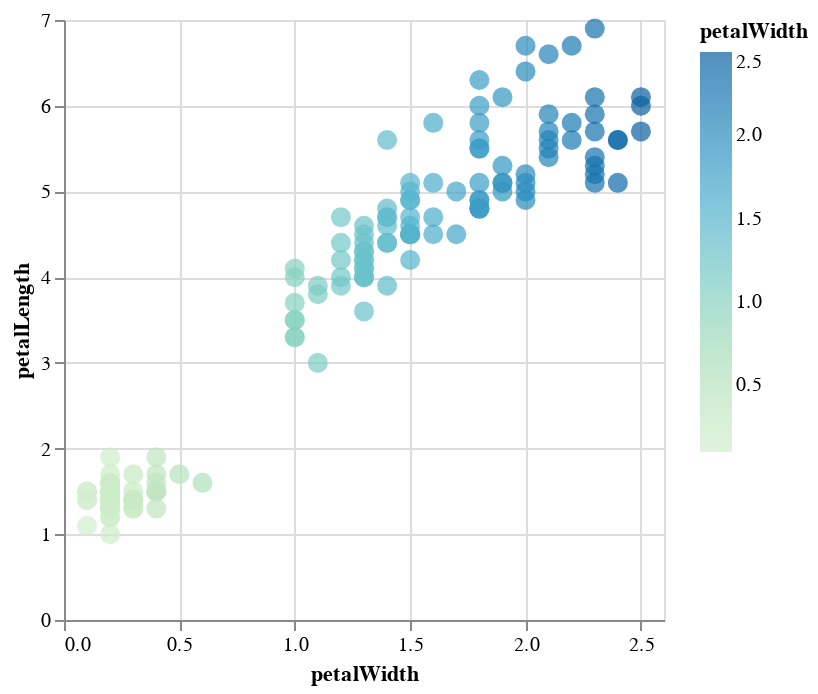

Notebook code for this chart:
### Markdown cell above
You can [change the colorscheme to any of the ones listed here.](https://vega.github.io/vega/docs/schemes/#scheme-reference)

### Code cell
alt.Chart(iris).mark_circle(size=100).encode(
    x='petalWidth',
    y='petalLength',
    color=alt.Color('petalWidth').scale(scheme='greenblue')
)

### Figure 1 — Vega specification as saved in the notebook (floating-point values rounded to 4 significant figures; data arrays with more than 128 entries replaced by an {"elided": "..."} marker saying what was removed)
{"$schema": "https://vega.github.io/schema/vega/v5.json", "data": [{"name": "source_0", "values": {"elided": "150 records"}}, {"name": "source_0_x_domain_petalWidth", "values": [{"min": 0.1, "max": 2.5}]}, {"name": "source_0_y_domain_petalLength", "values": [{"min": 1.0, "max": 6.9}]}, {"name": "source_0_color_domain_petalWidth", "values": [{"min": 0.1, "max": 2.5}]}], "marks": [{"type": "symbol", "name": "marks", "from": {"data": "source_0"}, "encode": {"update": {"y": {"field": "petalLength", "scale": "y"}, "x": {"field": "petalWidth", "scale": "x"}, "shape": {"value": "circle"}, "size": {"value": 100}, "opacity": {"value": 0.7}, "fill": {"field": "petalWidth", "scale": "color"}}}, "style": ["circle"]}], "scales": [{"name": "x", "type": "linear", "domain": [{"signal": "(data(\"source_0_x_domain_petalWidth\")[0] || {}).min"}, {"signal": "(data(\"source_0_x_domain_petalWidth\")[0] || {}).max"}], "range": [0, {"signal": "width"}], "nice": true, "zero": true}, {"name": "y", "type": "linear", "domain": [{"signal": "(data(\"source_0_y_domain_petalLength\")[0] || {}).min"}, {"signal": "(data(\"source_0_y_domain_petalLength\")[0] || {}).max"}], "range": [{"signal": "height"}, 0], "zero": true, "nice": true}, {"name": "color", "type": "linear", "domain": [{"signal": "(data(\"source_0_color_domain_petalWidth\")[0] || {}).min"}, {"signal": "(data(\"source_0_color_domain_petalWidth\")[0] || {}).max"}], "range": {"scheme": "greenblue"}, "zero": false, "interpolate": "hcl"}], "axes": [{"scale": "x", "grid": true, "minExtent": 0, "domain": false, "labels": false, "maxExtent": 0, "aria": false, "gridScale": "y", "orient": "bottom", "ticks": false, "tickCount": {"signal": "ceil(width/40)"}, "zindex": 0}, {"scale": "y", "orient": "left", "domain": false, "maxExtent": 0, "ticks": false, "zindex": 0, "tickCount": {"signal": "ceil(height/40)"}, "grid": true, "labels": false, "aria": false, "gridScale": "x", "minExtent": 0}, {"scale": "x", "orient": "bottom", "grid": false, "title": "petalWidth", "labelFlush": true, "labelOverlap": true, "tickCount": {"signal": "ceil(width/40)"}, "zindex": 0}, {"scale": "y", "tickCount": {"signal": "ceil(height/40)"}, "labelOverlap": true, "zindex": 0, "grid": false, "title": "petalLength", "orient": "left"}], "height": 300, "width": 300, "style": "cell", "padding": 5, "legends": [{"fill": "color", "gradientLength": {"signal": "clamp(height, 64, 200)"}, "title": "petalWidth", "encode": {"gradient": {"update": {"opacity": {"value": 0.7}}}}}], "background": "white"}
